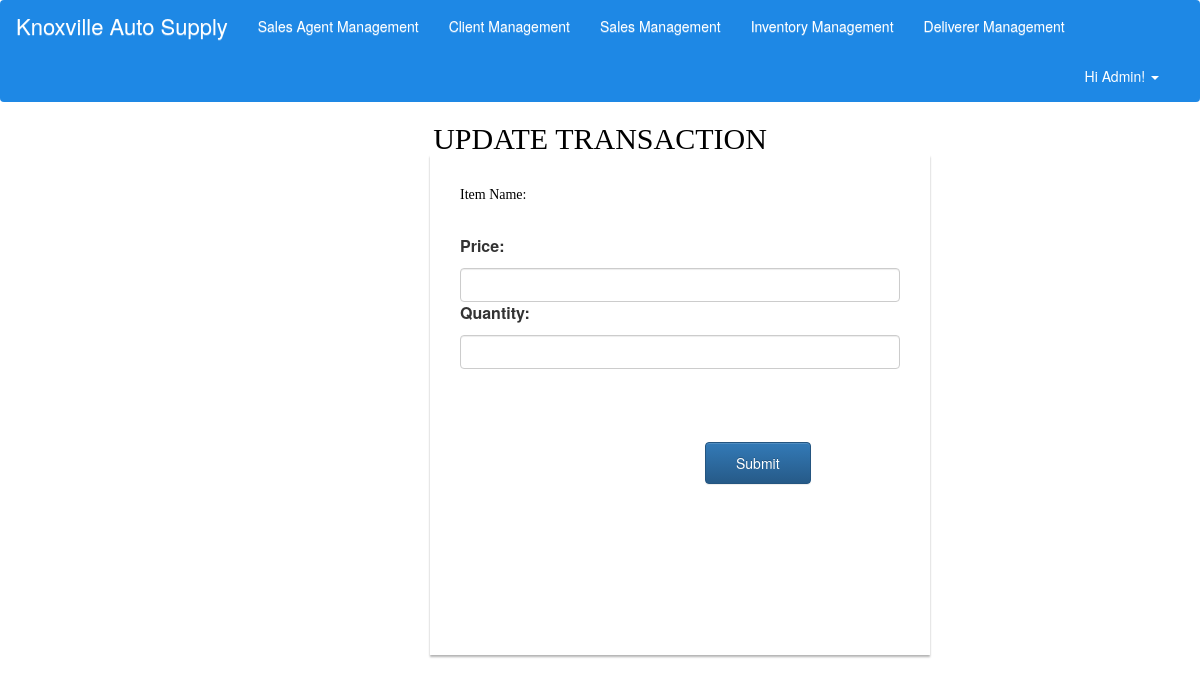
/knoxville/updateTransaction/19, run on an earlier commit of the app's database.
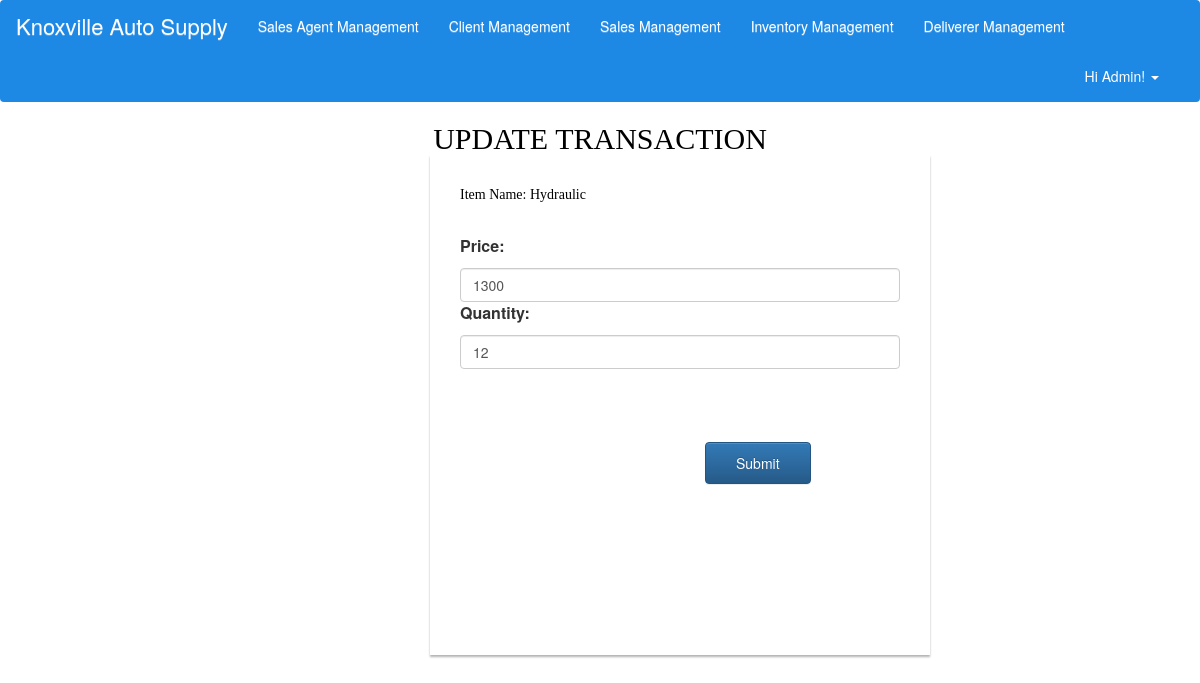
And on a later commit of the database.
### tables this page shows
CREATE TABLE `transaction` (
  `transID` int(11) NOT NULL,
  `date` date NOT NULL,
  `time` time NOT NULL,
  `status` varchar(10) NOT NULL,
  `unit_price` int(11) NOT NULL,
  `quantity` int(11) NOT NULL DEFAULT '1',
  `itemID` int(11) NOT NULL,
  `orderID` int(11) NOT NULL
);

### application/controllers/knoxville.php (called while the page is built, shortened)
<?php
class Knoxville extends CI_Controller {
    public function __construct(){
        $this->load->model('client_model','Client');
        $this->load->model('sales_agent_model','SalesAgent');
		$this->load->model('order_model','Order');
		$this->load->model('item_model','Item');
		$this->load->model('transaction_model','Transaction');
		$this->load->model('deliverer_model','Deliverer');
    }
    public function updateTransaction($transID){
        $data['transID']=$transID;
        $condition = array('transID' => $transID);
        $oldRecord = $this->Transaction->read($condition);
        foreach($oldRecord as $o){
            $data['price'] = $o['unit_price'];
            $data['qty'] = $o['quantity'];
            $orderID = $o['orderID'];
            $itemID = $o['itemID'];
        }
        $condition = array('itemID'=>$itemID);
        $itemRec=$this->Item->read($condition);
        foreach($itemRec as $i){
            $data['item_desc'] = $i['item_desc'];
        }
        $rules = array(
                    array('field'=>'price', 'label'=>'Price', 'rules'=>'required'),
                    array('field'=>'qty', 'label'=>'Quantity', 'rules'=>'required')
                );
        $this->form_validation->set_rules($rules);
        if($this->form_validation->run()==FALSE){
			$header_data['title'] = "Update Transaction";
            $this->load->view('include/header',$header_data);
            $this->load->view('update_transForm',$data);
        }
        else{
            $newRecord=array('unit_price'=>$_POST['price'],'quantity'=>$_POST['qty']);
            $this->Transaction->update($newRecord, $transID);
            $this->viewTransaction($orderID);
        }
    }
}

### index.php (called while the page is built, shortened)
<?php
require_once BASEPATH.'core/CodeIgniter.php';

### application/models/transaction_model.php (called while the page is built, shortened)
<?php
class Transaction_model extends CI_Model {
    private $table = 'transaction';
    function read($condition=null){
        $this->db->select('*');
        $this->db->from($this->table);
        $this->db->order_by('date','desc');
        if(isset($condition))
            $this->db->where($condition);
        $query = $this->db->get();
        if($query->num_rows()>0)
            return $query->result_array();
        else
            return false;
    }
}
?>

### application/views/update_transForm.php (the view, shortened to what this page needs)
<!DOCTYPE html>
  <?php echo form_open('knoxville/updateTransaction/'.$transID);
  ?>
  <h2 class="heading text-center">UPDATE TRANSACTION</h2>
  <div class=" container ClientForm">
    <div>
	<p class="font">Item Name: <?php echo $item_desc?></p><br />
    </div>
    <div>
    <label class="control-label" for="price">Price:</label>
    <input class="form-control"type="text" name="price" id="price" value="<?php echo $price?>" />
    </div>
    <div>
    <label class="control-label" for="qty">Quantity:</label>
    <input class="form-control"type="text" name="qty" id="qty" value="<?php echo $qty?>" />
    </div>
	<div class="submarg col-sm-4">
    <input id="buttonSubmit" class="btn btn-primary" type="submit" value="Submit" />
	</div>
  </form>
</body>
</html>

What changed in the data, as far as the page shows it:
added transaction: price "1300", qty "12"
Also different on the page:
$item_desc: (not shown) → "Hydraulic"
